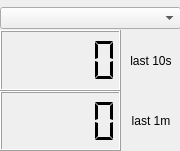
<?xml version="1.0" encoding="UTF-8"?>
<ui version="4.0">
 <class>StrokesMeter</class>
 <widget class="QDialog" name="StrokesMeter">
  <property name="geometry">
   <rect>
    <x>0</x>
    <y>0</y>
    <width>180</width>
    <height>151</height>
   </rect>
  </property>
  <property name="windowTitle">
   <string>Strokes Meter</string>
  </property>
  <widget class="QWidget" name="layoutWidget">
   <property name="geometry">
    <rect>
     <x>0</x>
     <y>30</y>
     <width>181</width>
     <height>121</height>
    </rect>
   </property>
   <layout class="QGridLayout" name="strokes_meter" columnstretch="2,1" columnminimumwidth="0,0">
    <item row="0" column="0">
     <widget class="QLCDNumber" name="strokes1">
      <property name="sizePolicy">
       <sizepolicy hsizetype="Minimum" vsizetype="Minimum">
        <horstretch>0</horstretch>
        <verstretch>0</verstretch>
       </sizepolicy>
      </property>
      <property name="segmentStyle">
       <enum>QLCDNumber::Flat</enum>
      </property>
      <property name="value" stdset="0">
       <double>0.000000000000000</double>
      </property>
     </widget>
    </item>
    <item row="0" column="1">
     <widget class="QLabel" name="strokes1_label">
      <property name="text">
       <string>last 10s</string>
      </property>
      <property name="alignment">
       <set>Qt::AlignCenter</set>
      </property>
     </widget>
    </item>
    <item row="1" column="0">
     <widget class="QLCDNumber" name="strokes2">
      <property name="segmentStyle">
       <enum>QLCDNumber::Flat</enum>
      </property>
      <property name="value" stdset="0">
       <double>0.000000000000000</double>
      </property>
     </widget>
    </item>
    <item row="1" column="1">
     <widget class="QLabel" name="strokes2_label">
      <property name="text">
       <string>last 1m</string>
      </property>
      <property name="alignment">
       <set>Qt::AlignCenter</set>
      </property>
     </widget>
    </item>
   </layout>
  </widget>
  <widget class="QWidget" name="layoutWidget">
   <property name="geometry">
    <rect>
     <x>0</x>
     <y>0</y>
     <width>181</width>
     <height>36</height>
    </rect>
   </property>
   <layout class="QGridLayout" name="strokes_controls" columnstretch="0">
    <item row="0" column="0">
     <widget class="QComboBox" name="strokes_method"/>
    </item>
   </layout>
  </widget>
 </widget>
 <layoutdefault spacing="0" margin="0"/>
 <resources/>
 <connections/>
</ui>
